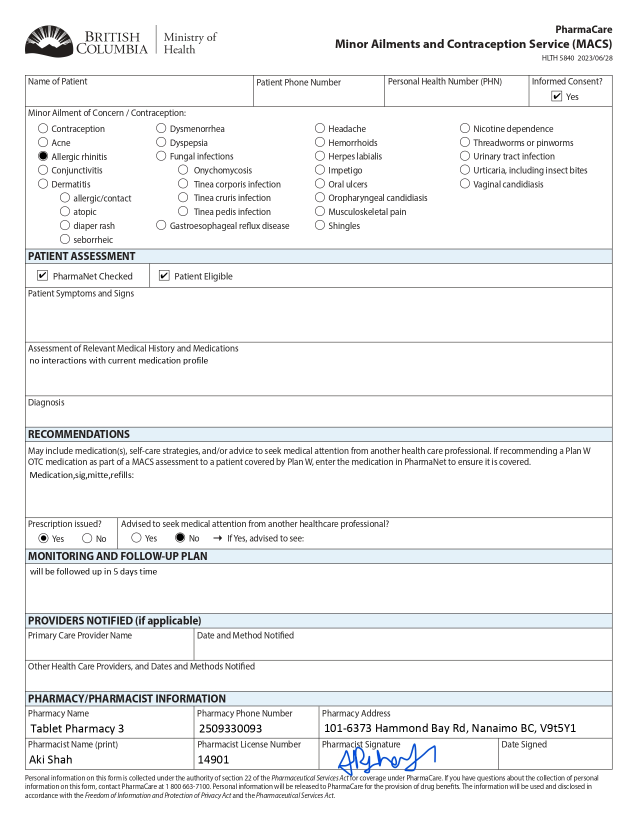
#> input picture blank.jpg, 1275 x 1650 px, found by its file name (shown at 1/2 size)
$ python form_autofill.py
#> lines starting #> are read from the running program, lines starting #| are printed output that depends on the picture
#!/usr/bin/env python3
"""
Auto-fill and save PharmaCare MACS form
"""

import os
import json
import tkinter as tk
from tkinter import ttk
from PIL import Image, ImageDraw, ImageFont
from datetime import datetime
import time

def fill_and_save_form(form_data):
    """Fill the form with data and save as PDF/image"""

    try:
        # Extract data
        patient_name = form_data.get("patient_name", "")
        phn = form_data.get("phn", "")
        phone = form_data.get("phone", "")
        condition = form_data.get("condition", "")
        symptoms = form_data.get("symptoms", "")
        medical_history = form_data.get("medical_history", "")
        diagnosis = form_data.get("diagnosis", "")
        medication = form_data.get("medication", "")
        save_pdf = form_data.get("save_pdf", True)

        # Create patient folder
        patient_folder = patient_name.split(',')[0].strip() if ',' in patient_name else patient_name.split()[0]
        patient_folder = "".join(c for c in patient_folder if c.isalnum() or c in (' ', '-', '_')).rstrip()

        save_dir = f"C:/forms/{patient_folder}"
        os.makedirs(save_dir, exist_ok=True)

        # Load the blank form image
        form_image_path = r"C:\mcp-servers\pharmacare-form\blank.jpg"
        if not os.path.exists(form_image_path):
            # Try the original path
            form_image_path = r"C:\Users\info0\Downloads\blank_page-0001 (1).jpg"

        if not os.path.exists(form_image_path):
            return f"Error: Form image not found at {form_image_path}"

        # Open image
        img = Image.open(form_image_path)
#> img is the input picture: PIL image 1275x1650 RGB; mean R, G, B 241.2, 242.1, 242.7
        draw = ImageDraw.Draw(img)

        # Try to use a font, fallback to default if not available
        try:
            font = ImageFont.truetype("arial.ttf", 14)
            small_font = ImageFont.truetype("arial.ttf", 12)
        except:
            font = ImageFont.load_default()
            small_font = font

        # Define text positions (x, y) for each field
        # These are approximate positions based on the form layout
        positions = {
            'patient_name': (95, 80),
            'phn': (350, 80),
            'phone': (550, 80),
            'symptoms': (30, 295),
            'medical_history': (30, 360),
            'diagnosis': (30, 400),
            'medication': (30, 490),
            'date': (500, 750)
        }

        # Fill in the text
        draw.text(positions['patient_name'], patient_name, fill='black', font=font)
        draw.text(positions['phn'], phn, fill='black', font=font)
        draw.text(positions['phone'], phone, fill='black', font=font)

        # Wrap long text for symptoms
        if symptoms:
            y_offset = 0
            words = symptoms.split()
            line = ""
            for word in words:
                test_line = line + word + " "
                if len(test_line) > 80:  # Approximate line length
                    draw.text((positions['symptoms'][0], positions['symptoms'][1] + y_offset),
                             line.strip(), fill='black', font=small_font)
                    line = word + " "
                    y_offset += 15
                else:
                    line = test_line
#> after the loop, y_offset = 0
            if line:
                draw.text((positions['symptoms'][0], positions['symptoms'][1] + y_offset),
                         line.strip(), fill='black', font=small_font)

        if medical_history:
            draw.text(positions['medical_history'], medical_history, fill='black', font=small_font)

        if diagnosis:
            draw.text(positions['diagnosis'], diagnosis, fill='black', font=font)

        if medication:
            draw.text(positions['medication'], medication, fill='black', font=font)

        # Add date
        draw.text(positions['date'], datetime.now().strftime("%Y-%m-%d"), fill='black', font=font)

        # Draw checkmarks for pre-checked items (approximate positions)
        checkmark = "✓"
        draw.text((42, 273), checkmark, fill='black', font=font)  # Pharmacist checked
        draw.text((160, 273), checkmark, fill='black', font=font)  # Patient eligible

        # Check the appropriate condition box
        condition_positions = {
            'headache': (315, 128),
            'uti': (205, 336),
            'acne': (42, 142),
            'allergic_rhinitis': (42, 156),
            'dermatitis': (42, 184),
            'fungal_infection': (160, 170),
            'herpes_labialis': (315, 156),
            'impetigo': (315, 170)
        }

        if condition and condition.lower() in condition_positions:
            pos = condition_positions[condition.lower()]
            draw.text(pos, checkmark, fill='black', font=font)

        # Save the form
        timestamp = datetime.now().strftime("%Y%m%d_%H%M%S")

        if save_pdf:
            # Save as PDF
            pdf_path = os.path.join(save_dir, f"MACS_Form_{patient_folder}_{timestamp}.pdf")
            img.save(pdf_path, "PDF", resolution=100.0)
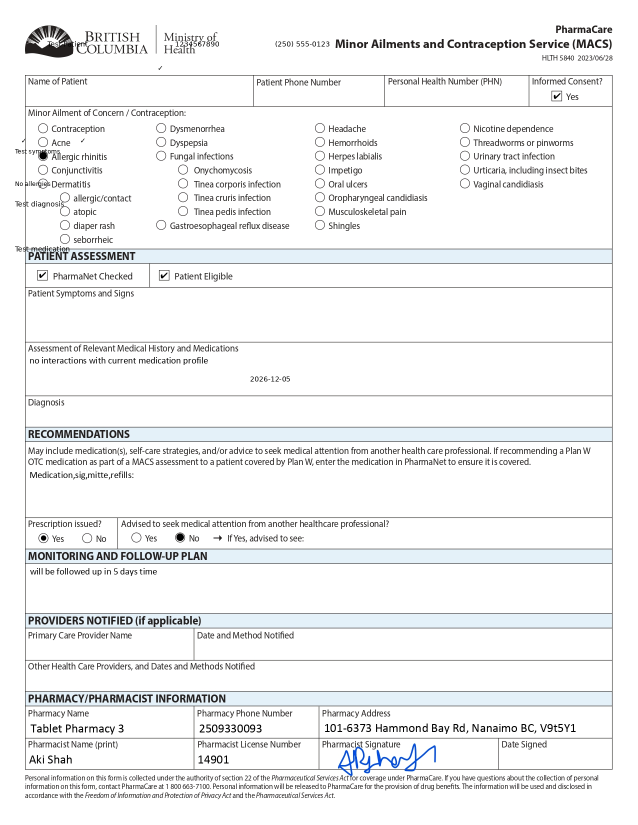
#> saved as MACS_Form_Test_20261205_122245.pdf: PIL image 1275x1650 RGB (shown at 1/2 size); mean R, G, B 241, 241.8, 242.5

            # Also save as PNG for backup
            png_path = os.path.join(save_dir, f"MACS_Form_{patient_folder}_{timestamp}.png")
            img.save(png_path, "PNG")

            # Save JSON data
            json_path = os.path.join(save_dir, f"MACS_Form_{patient_folder}_{timestamp}.json")
            with open(json_path, 'w') as f:
                json.dump({
                    "form_data": form_data,
                    "timestamp": timestamp,
                    "files": {
                        "pdf": pdf_path,
                        "png": png_path
                    }
                }, f, indent=2)

            return f"Form saved successfully!\nPDF: {pdf_path}\nPNG: {png_path}\nData: {json_path}"
        else:
            # Just save as image
            img_path = os.path.join(save_dir, f"MACS_Form_{patient_folder}_{timestamp}.png")
            img.save(img_path, "PNG")

            return f"Form saved as image: {img_path}"

    except Exception as e:
        return f"Error processing form: {str(e)}"

# Quick test function
if __name__ == "__main__":
    test_data = {
        "patient_name": "Test Patient",
        "phn": "1234567890",
        "phone": "(250) 555-0123",
        "condition": "headache",
        "symptoms": "Test symptoms",
        "medical_history": "No allergies",
        "diagnosis": "Test diagnosis",
        "medication": "Test medication",
        "save_pdf": True
    }

    result = fill_and_save_form(test_data)
    print(result)
